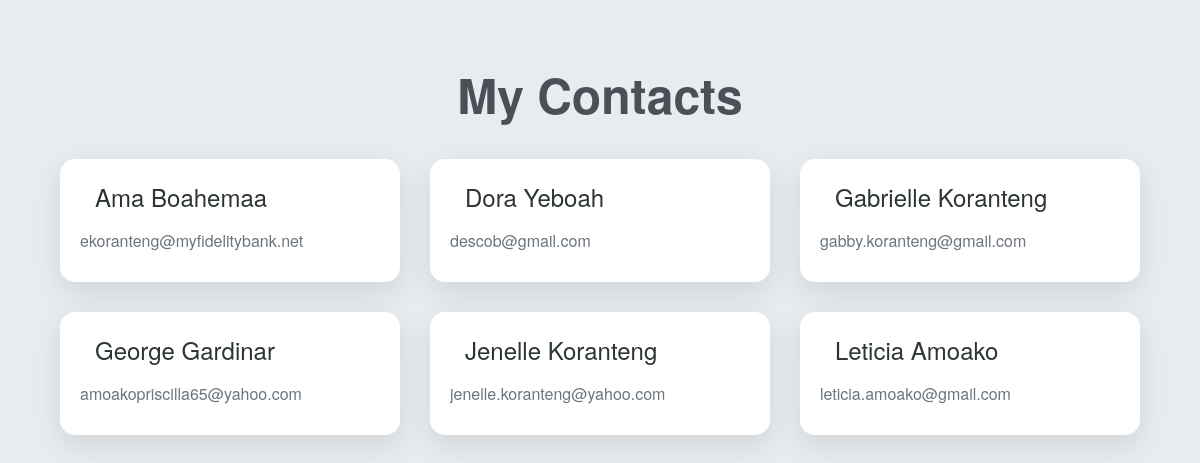
The page / on the database its author committed.
### mycontactsapp/models.py (models this page shows)
class Contact(models.Model):
    first_name = models.CharField(max_length=100)
    last_name = models.CharField(max_length=100)
    email = models.EmailField(max_length=150)

### mycontactsapp/views.py (the view)
# urls.py: path('',views.index, name='index')
def index(request):
    contacts = Contact.objects.order_by('first_name')  # Sort alphabetically
    return render(request, 'index.html', {'contacts': contacts})

### mycontactsapp/templates/index.html (shortened to what this page needs)
{% load static %}
<!DOCTYPE html>
<html lang="en">
<head>
    <link rel="stylesheet" href="{% static 'css/styles.css' %}">
</head>
<body>
    <h1 class="heading">My Contacts</h1>
    <div class="card-container">
        {% for contact in contacts %}
        <div class="card">
            <div class="top">
                <div class="name">{{ contact.first_name }} {{ contact.last_name }}</div>
            </div>
            <div class="info">{{ contact.email }}</div>
        </div>
        {% endfor %}
    </div>
</body>
</html>

### mycontactsapp/static/css/styles.css (style rules this page uses)
body { font-family: 'Helvetica Neue', sans-serif; margin: 0; padding: 30px; background-color: #e9ecef; }
.heading { text-align: center; font-size: 3em; color: #495057; margin: 30px 0; }
.card-container { display: flex; flex-wrap: wrap; justify-content: center; gap: 30px; }
.card { border-radius: 15px; background-color: #ffffff; padding: 20px; box-shadow: 0 10px 30px rgba(0, 0, 0, 0.1); transition: transform 0.3s, box-shadow 0.3s; flex: 0 1 calc(30% - 20px); max-width: 300px; }
.top { display: flex; align-items: center; margin-bottom: 15px; }
.name { font-size: 1.5em; color: #2d3436; margin-left: 15px; }
.info { margin: 10px 0; color: #6c757d; }

### rows shown on the page
Contact: first_name "Ama", last_name "Boahemaa", email "ekoranteng@myfidelitybank.net"
Contact: first_name "Dora", last_name "Yeboah", email "descob@gmail.com"
Contact: first_name "Gabrielle", last_name "Koranteng", email "gabby.koranteng@gmail.com"
Contact: first_name "George", last_name "Gardinar", email "amoakopriscilla65@yahoo.com"
Contact: first_name "Jenelle", last_name "Koranteng", email "jenelle.koranteng@yahoo.com"
Contact: first_name "Leticia", last_name "Amoako", email "leticia.amoako@gmail.com"
